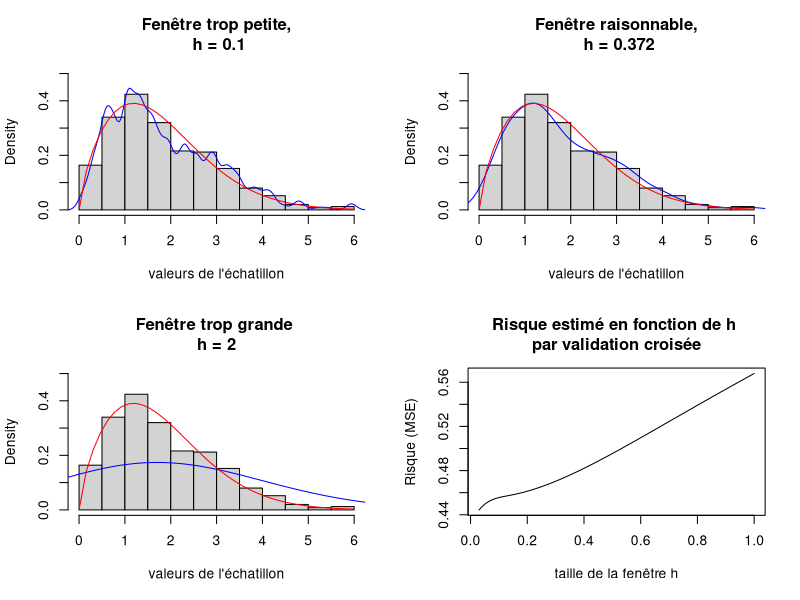

The R source for this figure:
## ---- chunk 1
# Fonction calculant le risque quadratique (MSE)
Risk<- function(sample, bandwith, kernel){
  
  X  <- sample
  n <- length(X)
  x <- seq.int(min(X), max(X), length.out = n)
  if (missing(kernel)) {kernel = "gaussian"}
  kern <- switch(kernel,
                 gaussian = function(u){return(dnorm(u))},
                 rectangular = function(u){
                   ifelse(abs(u) < 1, .5, 0) },
                 triangular = function(u) {
                   return(ifelse(abs(u) < 1, (1 - abs(u)), 0)) },
                 epanechnikov = function(u){
                   return(ifelse(abs(u) < 1, 3/4*(1 - u^2), 0)) },
                 biweight = function(u){ 
                   return(ifelse(abs(u) < 1, 15/16*(1 - u^2)^2, 0)) }) # noyau caractère en fonction
  
  hatf <- function(x, sample, h, kernel){
    n <- length(sample)
    som <- 0
    for (i in 1:n){
     som <- som + kern((sample[i]-x)/h) 
    }
    return(som/(n*h))
  } 
   
  s <- 0
  for (i in 1:n){ 
    s <- s + sum(kern( (X[i]-X[-i])/bandwith)) 
  }
  

  n2hat_f <- integrate(function(x) hatf(x, sample = X, h = bandwith, kernel = kern), min(X)-50, max(X)+50)$value ^2

  R <- n2hat_f - 2/(n*(n-1))* s /bandwith

  return(R)
}

## ---- chunk 2
par(mfrow=c(2,2))

seq <- seq(0,6, length.out = 40)
yweib <- dweibull(seq,1.7,2)
rand <-rweibull(500,1.7,2)

hist(rand, breaks = 12, freq = F, xlab = "valeurs de l'échatillon", ylim = c(0,0.5), main = "")
lines(density(rand, bw = 0.1), col ="blue")
lines(seq, yweib, col="red")
title("Fenêtre trop petite,\n h = 0.1")

hist(rand, breaks = 12, freq = F, xlab = "valeurs de l'échatillon", ylim = c(0,0.5), main = "")
lines(density(rand), col ="blue")
lines(seq, yweib, col="red")
title("Fenêtre raisonnable,\n h = 0.372")

hist(rand, breaks = 12, freq = F, xlab = "valeurs de l'échatillon", ylim = c(0,0.5), main = "")
lines(density(rand, bw = 2), col ="blue")
lines(seq, yweib, col="red")
title("Fenêtre trop grande \nh = 2")

x <- seq(0.03, 1, by = 0.01)
risvec <- NULL
j=1
for (i in x){risvec[j]=Risk(rand,i); j=j+1}
plot(x, risvec, type = "l", xlab = "taille de la fenêtre h",
     ylab = "Risque (MSE)", main= "")
title("Risque estimé en fonction de h \npar validation croisée")
